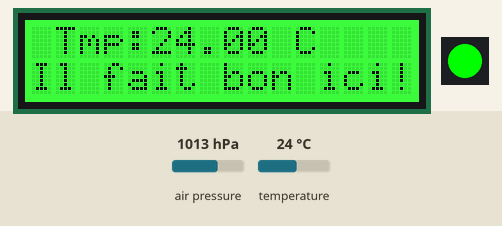
Recording of a sketch running on a simulated Arduino Uno, built with avr-gcc and run on an emulated ATmega328P. On the bench: 16×2 character LCD, 1 RGB LEDs in strip order, left to right. Wiring (inferred from the names in the program): BME280 sensor at I2C address 0x76. The inputs (shaded band) are chosen by the test bench; at power-on: temperature 24 °C, air pressure 1013 hPa. What the sketch prints to the serial monitor is not drawn.

Above: at 1.2 s.
1.3 s: temperature set to 25.4 °C
At 2.8 s:
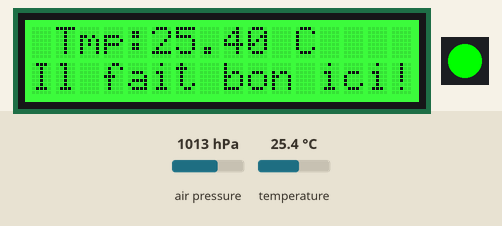
3.2 s: temperature set to 26.3 °C
At 5.0 s:
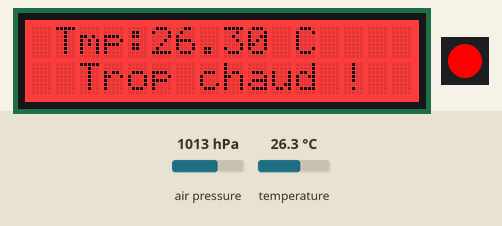
5.9 s: temperature set to 12 °C
At 8.3 s:
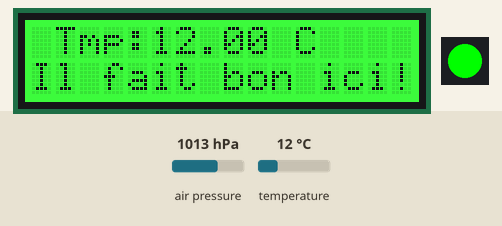
Timing chart, 0 to 9.8 s (numbered marks = the images above; inputs shaded):
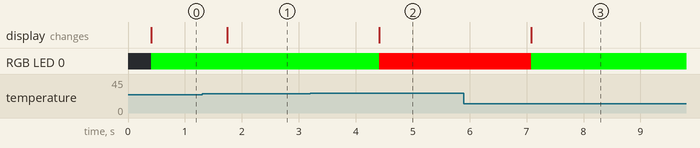

Measured:
- the behaviour switches between 25.9 and 26 °C on temperature (found by bisection; images 1 and 2)
- after the input at 1.3 s, the display: changes after 0.44 s (image 1)
- after the input at 3.2 s, RGB LED 0: RGB(0, 255, 0) → RGB(255, 0, 0) after 1.2 s; the display: changes after 1.2 s (image 2)
- after the input at 5.9 s, RGB LED 0: RGB(255, 0, 0) → RGB(0, 255, 0) after 1.2 s; the display: changes after 1.2 s (image 3)

The sketch:

Manipulation_BME280.ino
```cpp
// Environnement Arduino 1.0.6
// Mise en oeuvre d'un capteur de pression bme280
// Communication sur bus I2C

#include <Wire.h>
#include "rgb_lcd.h"
#include <ChainableLED.h>

// Declaration de tous les registres utilises
#define Sensor_addr 0x76
#define Sensor_id 0xD0
#define Sensor_tmpt_reg 0xFA
#define Sensor_pres_reg 0xF7
#define Sensor_hum_reg 0xFD
#define Sensor_ControlHumid 0xF2
#define Sensor_reg_Control 0xF4

#define BME280_REG_DIG_T1    0x88
#define BME280_REG_DIG_T2    0x8A
#define BME280_REG_DIG_T3    0x8C

#define BME280_REG_DIG_P1    0x8E
#define BME280_REG_DIG_P2    0x90
#define BME280_REG_DIG_P3    0x92
#define BME280_REG_DIG_P4    0x94
#define BME280_REG_DIG_P5    0x96
#define BME280_REG_DIG_P6    0x98
#define BME280_REG_DIG_P7    0x9A
#define BME280_REG_DIG_P8    0x9C
#define BME280_REG_DIG_P9    0x9E

#define BME280_REG_DIG_H1    0xA1
#define BME280_REG_DIG_H2    0xE1
#define BME280_REG_DIG_H3    0xE3
#define BME280_REG_DIG_H4    0xE4
#define BME280_REG_DIG_H5    0xE5
#define BME280_REG_DIG_H6    0xE7

// Declaration de variables lies aux registres
uint16_t dig_T1;
int16_t dig_T2;
int16_t dig_T3;
uint16_t dig_P1;
int16_t dig_P2;
int16_t dig_P3;
int16_t dig_P4;
int16_t dig_P5;
int16_t dig_P6;
int16_t dig_P7;
int16_t dig_P8;
int16_t dig_P9;
uint8_t dig_H1;
int16_t dig_H2;
uint8_t dig_H3;
int16_t dig_H4;
int16_t dig_H5;
int8_t  dig_H6;
int32_t t_fine;

/*---------------------------------------------------------------------------------*/
// Fonctions de gestion du capteur de pression bme280

/*-----------------------------------------------*/
// Acquisition de la valeurs des parametres de calibration
// Ecriture dans les registres pour configurer le capteur
void getbme280Calibration()
{
  dig_T1 = BME280Read16LE(BME280_REG_DIG_T1);
  dig_T2 = BME280ReadS16LE(BME280_REG_DIG_T2);
  dig_T3 = BME280ReadS16LE(BME280_REG_DIG_T3);

  dig_P1 = BME280Read16LE(BME280_REG_DIG_P1);
  dig_P2 = BME280ReadS16LE(BME280_REG_DIG_P2);
  dig_P3 = BME280ReadS16LE(BME280_REG_DIG_P3);
  dig_P4 = BME280ReadS16LE(BME280_REG_DIG_P4);
  dig_P5 = BME280ReadS16LE(BME280_REG_DIG_P5);
  dig_P6 = BME280ReadS16LE(BME280_REG_DIG_P6);
  dig_P7 = BME280ReadS16LE(BME280_REG_DIG_P7);
  dig_P8 = BME280ReadS16LE(BME280_REG_DIG_P8);
  dig_P9 = BME280ReadS16LE(BME280_REG_DIG_P9);

  dig_H1 = BME280Read8(BME280_REG_DIG_H1);
  dig_H2 = BME280Read16LE(BME280_REG_DIG_H2);
  dig_H3 = BME280Read8(BME280_REG_DIG_H3);
  dig_H4 = (BME280Read8(BME280_REG_DIG_H4) << 4) | (0x0F & BME280Read8(BME280_REG_DIG_H4 + 1));
  dig_H5 = (BME280Read8(BME280_REG_DIG_H5 + 1) << 4) | (0x0F & BME280Read8(BME280_REG_DIG_H5) >> 4);
  dig_H6 = (int8_t)BME280Read8(BME280_REG_DIG_H6);

  writeRegister(Sensor_ControlHumid, 0x05);  //Choose 16X oversampling
  writeRegister(Sensor_reg_Control, 0xB7);  //Choose 16X oversampling

}
/*-----------------------------------------------*/
// Calcul de la température connaissant ut.
// La valeur retournée est exprimée en 1/10 de °C (valeur entiére) puis convertie en °C (valeur réelle)
float bme280GetTemperature()
{
   float T = (t_fine * 5 + 128) >> 8;

  return T/100;
}
/*-----------------------------------------------*/
// Calcul de la pression en hPa = 100 Pa
// Les paramètres de calibration doivent être connus
// Le calcul de la valeur du coefficient b5 doit être effectué au préalable.
// La valeur retournée est exprimé en Pa (valeur entiére), puis convertie en hPa (valeur réelle).

float bme280GetPressure(unsigned long up)
{
  return (float)up/256;
}

/*-----------------------------------------------*/
// Calcul de l'altitude par rapport au niveau de la mer
// A faire : compensation du calcul
//PARTIE OPTIONNELLE
float estime_altitude (float pression)
{
  float A = pression/101325;
  float B = 1/5.25588;
  float C = pow(A,B);
  C = 1.0 - C;
  C = C /0.0000225577;
  return C;
}

/*-----------------------------------------------*/
// Lecture d'un octet depuis le capteur bme280
// à l'adresse 'address'
uint8_t BME280Read8(uint8_t address)
{
 Wire.beginTransmission(Sensor_addr);
 Wire.write(address);
 Wire.endTransmission();

 Wire.requestFrom(Sensor_addr, 1);
 while (Wire.available() < 1);

 return Wire.read();
}

/*-----------------------------------------------*/
// Lecture de 2 octets depuis le capteur bme280
// Premier octet : adresse 'address' (octet poids fort)
// Second octet : adresse 'address'+1 (octet poids faible)
uint16_t BME280Read16(uint8_t address)
{
  uint8_t msb, lsb;

  Wire.beginTransmission(Sensor_addr);
  Wire.write(address);
  Wire.endTransmission();

  Wire.requestFrom(Sensor_addr, 2);
  while (Wire.available() < 2);
  msb = Wire.read();
  lsb = Wire.read();

  return (uint16_t)msb << 8 | lsb;
}

uint16_t BME280Read16LE(uint8_t address) {
  uint16_t data = BME280Read16(address);
  return (data >> 8) | (data << 8);
}

int16_t BME280ReadS16(uint8_t address) {
  return (int16_t)BME280Read16(address);
}

int16_t BME280ReadS16LE(uint8_t address) {
  return (int16_t)BME280Read16LE(address);
}
/*-----------------------------------------------*/
// Lecture de 3 octets depuis le capteur bme280
uint32_t BME280Read24(uint8_t address) {
  uint32_t value = 0;

  Wire.beginTransmission(Sensor_addr);
  Wire.write(address);
  Wire.endTransmission();

  Wire.requestFrom(Sensor_addr, 3);
  while (Wire.available() < 3);
  value = Wire.read();
  value <<=8;
  value |= Wire.read();
  value <<=8;
  value |= Wire.read();

  return value;
}
/*-----------------------------------------------*/
// Lecture de la valeur non compensée de la température ut
void bme280ReadUT()
{
  int32_t var1, var2;

  int32_t adc_T = BME280Read24(Sensor_tmpt_reg);

  adc_T >>= 4;
  var1 = (((adc_T >> 3) - ((int32_t)(dig_T1 << 1))) *
    ((int32_t)dig_T2)) >> 11;

  var2 = (((((adc_T >> 4) - ((int32_t)dig_T1)) *
    ((adc_T >> 4) - ((int32_t)dig_T1))) >> 12) *
    ((int32_t)dig_T3)) >> 14;

  t_fine = var1 + var2;
}
/*-----------------------------------------------*/
// Lecture de la valeur non compensée de la pression up
long bme280ReadUP()
{
  int64_t var1, var2, p;
  long res;

  int32_t adc_P = BME280Read24(Sensor_pres_reg);
  adc_P >>= 4;

  var1 = ((int64_t)t_fine) - 128000;
  var2 = var1 * var1 * (int64_t)dig_P6;
  var2 = var2 + ((var1*(int64_t)dig_P5)<<17);
  var2 = var2 + (((int64_t)dig_P4)<<35);
  var1 = ((var1 * var1 * (int64_t)dig_P3)>>8) + ((var1 * (int64_t)dig_P2)<<12);
  var1 = (((((int64_t)1)<<47)+var1))*((int64_t)dig_P1)>>33;
  if (var1 == 0)
  {
    return 0; // avoid exception caused by division by zero
  }
  p = 1048576-adc_P;
  p = (((p<<31)-var2)*3125)/var1;
  var1 = (((int64_t)dig_P9) * (p>>13) * (p>>13)) >> 25;
  var2 = (((int64_t)dig_P8) * p) >> 19;
  p = ((p + var1 + var2) >> 8) + (((int64_t)dig_P7)<<4);

  res = (unsigned long)p;

  return res;
}

void writeRegister(uint8_t address, uint8_t val)
{
  Wire.beginTransmission(Sensor_addr); // start transmission to device
  Wire.write(address);       // send register address
  Wire.write(val);         // send value to write
  Wire.endTransmission();     // end transmission
}

/*---------------------------------------------------------------------------------*/
// Config de l'ecran LCD
rgb_lcd lcd;

// Nb de LEDs
#define NUM_LEDS 1

// Config de la LED
ChainableLED led(6, 7, NUM_LEDS);

void setup(void)
{
  // Configuration de la communication serie
  Serial.begin(9600);

  // Initialisation de l'afficheur LCD
  lcd.begin(16, 2);
  // On initialise une couleur de fond
  lcd.setRGB(255, 0, 0);

  // Votre code à écrire
  Serial.println("***** Demarrage de l'application ****");

  // Initialidation bme280 : récupérer les paramètres de calibration du capteur
  uint8_t chip_id = 0;
  uint8_t retry = 0;

  // Au bout de 5 tentatives de recherche du BME280 sur le bus I2C
  // On cherche à le contacter grâce à l'adresse de son registre connu
  while ((retry++ < 5) && (chip_id != 0x60)) {
    chip_id = BME280Read8(Sensor_id);
    Serial.println(chip_id);
  }

  // Appel a la methode pour le calibrage
  getbme280Calibration();
}

void loop (void)
{
  float temperature, pression, altitude;
  unsigned long up;

  delay(300);

  // Calcule la temperature sans compensation a partir des valeurs des registres
  bme280ReadUT();
  // Temperature apres compensation
  temperature = bme280GetTemperature();

  // Calcul  de la pression sans compensation
  up = bme280ReadUP();
  // Pression apres compensation
  pression = bme280GetPressure(up);

  // On recupere l'altitude
  altitude = estime_altitude(pression);

  lcd.clear();

  // On positionne correctement le curseur pour ecrire
  lcd.setCursor(1, 0);
  lcd.print("Tmp: ");
  lcd.setCursor(5, 0);
  lcd.print(temperature);
  lcd.setCursor(11, 0);
  lcd.print("C");

  // On teste la valeur de temperaure recuperee
  // On affiche un message et on allume la LED en vert
  if (temperature < 26.00) {
    lcd.setRGB(0, 255, 0);
    lcd.setCursor(0, 1);
    lcd.print("Il fait bon ici!");
    led.setColorRGB(0, 0, 255, 0);
  }
  // Sinon on allume la LED en rouge avec un message ecrit sur l'afficheur
  else {
    lcd.setRGB(255, 0, 0);
    lcd.setCursor(2, 1);
    lcd.print("Trop chaud !");
    led.setColorRGB(0, 255, 0, 0);
  }

  delay(1000);
}
```
